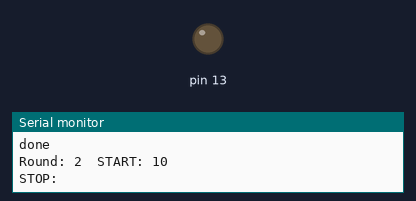
The sketch below on a simulated Arduino Uno, built with avr-gcc and run on an emulated ATmega328P. Parts: output pins drawn as LEDs (lit = HIGH), the last lines printed to the serial monitor. No radio packets arrive unless stated.

Above: at 1.2 s.
At 31.05 s:
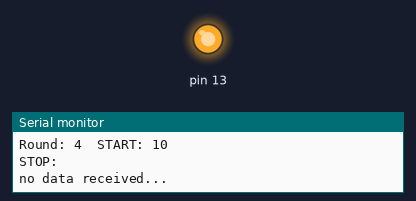
Timing chart, 0 to 31.4 s (numbered marks = the images above):
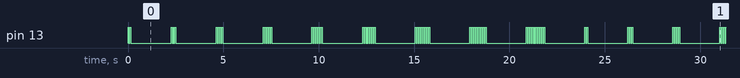

Measured:
- by itself, pin 13: moves between LOW and HIGH, repeating every 23.9 s
- by itself, everything shown: repeats every 23.9 s, in 108 steps

The sketch:

A433MhzModuleTests.ino
```cpp
#include <VirtualWire.h>

#define TX_MODULE 10
#define RX_MODULE 11

#define MODULEID 1


struct centralHeatingData
{
	int    From = 0;
	int    To = 255;
	int    Command = 0;
	int    Data0 = 0;
	int    Data1 = 0;
};


centralHeatingData receivedData;
centralHeatingData sendingData;


void setup()
{

	pinMode(13, OUTPUT);

	Serial.begin(9600);	// Debugging only
	Serial.println("setup");
	pinMode(13, OUTPUT);

	// Initialise the IO and ISR
	vw_set_ptt_inverted(true); // Required for DR3100
	vw_setup(2000);	 // Bits per sec
	vw_set_tx_pin(TX_MODULE);
	vw_set_rx_pin(RX_MODULE);

	vw_rx_start();       // Start the receiver PLL running

	Serial.println("done");

}

void loop()
{

	for (int i = 2; i < 11; i++)
	{
		blink(i, 50); // msg receiwed
		sendingData.To = i; // just to scan network of devices
		sendingData.Command = i;
		sendingData.From = MODULEID;
		sendingData.Data0 = 1;
		sendingData.Data1 = 98;

		Serial.print("Round: ");
		Serial.print(i);
		Serial.print("  START: ");
		Serial.println(sizeof(sendingData));

		vw_send((uint8_t *)&sendingData, sizeof(sendingData));
		vw_wait_tx();

		Serial.println("STOP: ");

		uint8_t rcvdSize = sizeof(receivedData);
		//wait 2 seconds
		if (vw_wait_rx_max(2000))
		{

			blink(3, 30); // msg receiwed


			if (vw_get_message((uint8_t *)&receivedData, &rcvdSize))
			{

				Serial.print("receivedData.From 	");
				Serial.println(receivedData.From);
				Serial.print("receivedData.To 	");
				Serial.println(receivedData.To);
				Serial.print("receivedData.Command	");
				Serial.println(receivedData.Command);
				Serial.print("receivedData.Data0	");
				Serial.println(receivedData.Data0);
				Serial.print("receivedData.Data1	");
				Serial.println(receivedData.Data1);

				blink(5, 50); // msg receiwed
			}


		}
		else
		{
			Serial.println("no data received...");
		}

	}

}

void blink(int times, int del) {
	for (int a = 0; a < times; a++) {
		digitalWrite(13, 1);
		delay(del);
		digitalWrite(13, 0);
		delay(del);
	}
}
```
